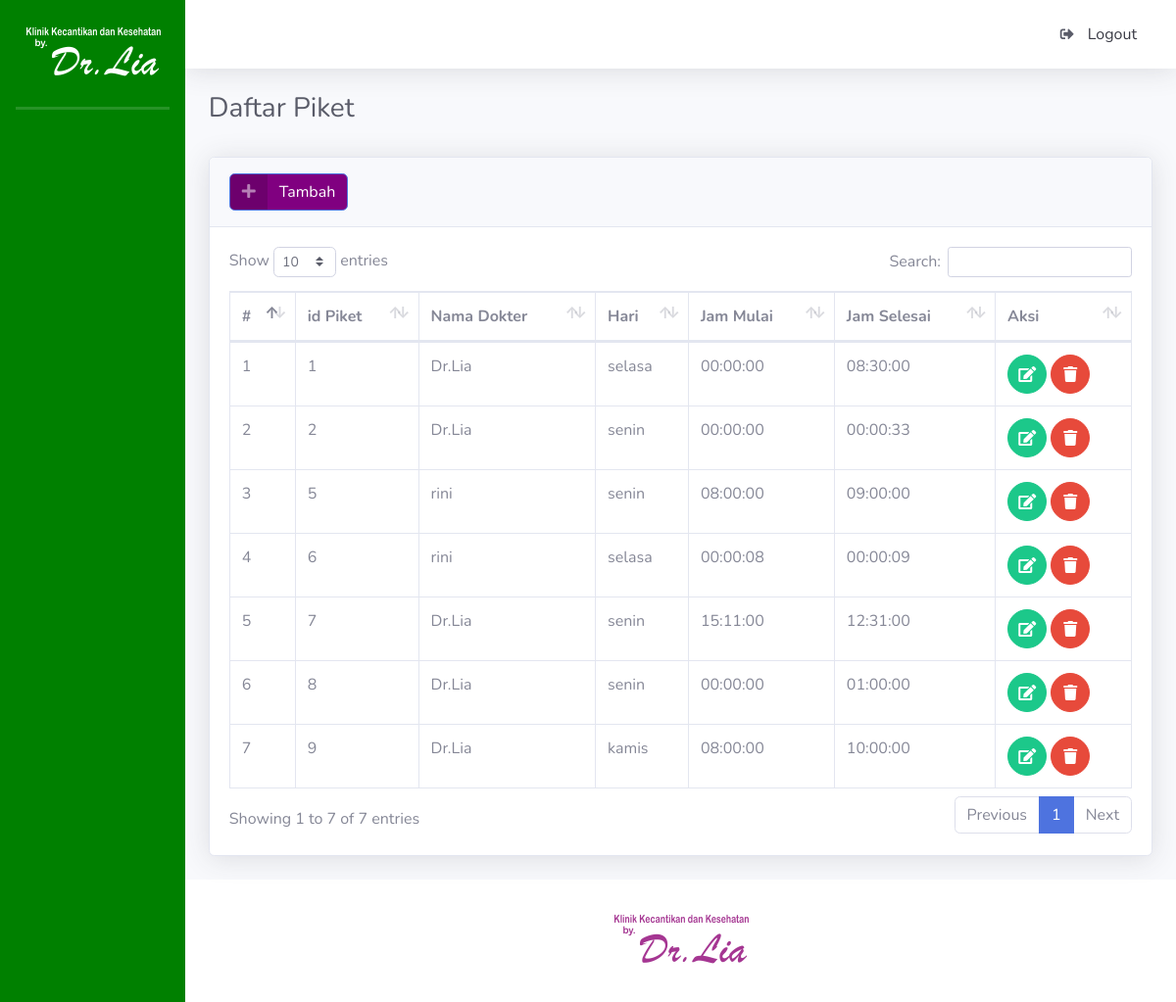
The app's page /index.php/piket, older data.
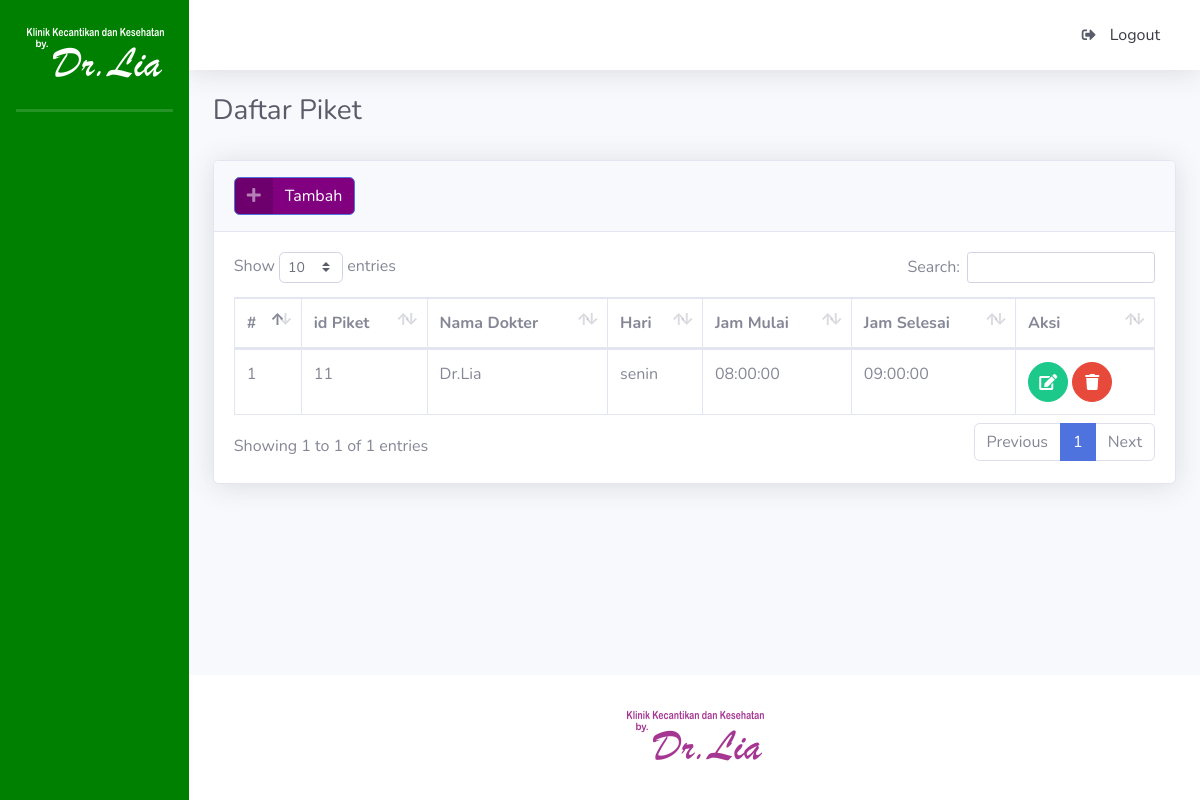
The same page, newer data.
### tables this page shows
CREATE TABLE `tb_piket` (
  `id_piket` bigint(20) NOT NULL,
  `id_dokter` bigint(20) NOT NULL,
  `hari` enum('senin','selasa','rabo','kamis','jumat') NOT NULL,
  `jam_mulai` time NOT NULL,
  `jam_selesai` time NOT NULL
);

CREATE TABLE `tb_dokter` (
  `id_dokter` bigint(20) NOT NULL,
  `nama_dokter` varchar(30) NOT NULL,
  `email_dokter` varchar(100) NOT NULL,
  `password_dokter` varchar(32) NOT NULL,
  `current_password` varchar(32) NOT NULL
);

### application/controllers/Piket.php (called while the page is built, shortened)
<?php
class Piket extends CI_Controller {
	public function index()
	{
		$this->db->join('tb_dokter', 'tb_dokter.id_dokter = tb_piket.id_dokter');
		$parser['p_semuapiket'] = $this->db->get('tb_piket')->result();
		$this->load->view('piket/v_daftar', $parser);
	}
}
?>

### index.php (called while the page is built, shortened)
<?php
require_once BASEPATH.'core/CodeIgniter.php';

### application/views/piket/v_daftar.php (the view, shortened to what this page needs)
<!DOCTYPE html>
<html lang="en">
<head>
  <link href="<?php echo base_url(); ?>tema/admin/vendor/fontawesome-free/css/all.min.css" rel="stylesheet" type="text/css">
  <link href="<?php echo base_url(); ?>tema/admin/vendor/datatables/dataTables.bootstrap4.min.css" rel="stylesheet">
   <link href="<?php echo base_url(); ?>tema/admin/css/sb-admin-2.min.css" rel="stylesheet">
  <link href="vendor/datatables/dataTables.bootstrap4.min.css" rel="stylesheet">
</head>
<body id="page-top">
  <div id="wrapper">
    <div id="content-wrapper" class="d-flex flex-column">
      <div id="content">
        <div class="container-fluid">
          <h1 class="h3 mb-2 text-gray-800">Daftar Piket</h1>
          <br>
          <div class="card shadow mb-4">
            <div class="card-header py-3">
              <h6 class="m-0 font-weight-bold text-primary">
                <a style="background-color: purple; "href="<?php echo site_url('piket/tambah'); ?>" class="btn btn-primary btn-icon-split">
                    <span class="icon text-white-50">
                      <i class="fas fa-plus"></i>
                    </span>
                    <span class="text">Tambah</span>
                  </a>
              </h6>
            </div>
            <div class="card-body">
              <div class="table-responsive">
                <table class="table table-bordered" id="dataTable" width="100%" cellspacing="0">
                  <thead>
                    <tr>
                     <th>#</th>
                      <th>id Piket</th>
                      <th>Nama Dokter</th>
                      <th>Hari</th>
                      <th>Jam Mulai</th>
                      <th>Jam Selesai</th>
                      <th>Aksi</th>
                    </tr>
                  </thead>
                  <tbody>
                   <?php if(count($p_semuapiket) > 0) { ?>
      <?php $no = 1; ?>
      <?php foreach ($p_semuapiket as $data) { ?>
      <tr>
        <td><?php echo $no++; ?></td>
        <td><?php echo $data->id_piket; ?></td>
        <td><?php echo $data->nama_dokter; ?></td>
        <td><?php echo $data->hari; ?></td>
        <td><?php echo $data->jam_mulai; ?></td>
        <td><?php echo $data->jam_selesai; ?></td>
        <td>
          <a href="<?php echo site_url('piket/edit/' . $data->id_piket); ?>" class="btn btn-success btn-circle">
                    <i class="fas fa-edit"></i>
                  </a>
           <a href="<?php echo site_url('piket/proses_hapus/' . $data->id_piket); ?>" class="btn btn-danger btn-circle">
                    <i class="fas fa-trash"></i>
                  </a>
        </td>
      </tr>
      <?php } ?>
      <?php } else { ?>
      <tr>
        <td colspan="4">Tidak ada piket</td>
      </tr>
      <?php } ?>
                  </tbody>
                </table>
              </div>
            </div>
          </div>
        </div>
      </div>

Row changes from the older to the newer data that the page shows:
removed tb_piket: id_piket "1", id_dokter.nama_dokter "Dr.Lia", hari "selasa", jam_mulai "00:00:00", jam_selesai "08:30:00"
removed tb_piket: id_piket "2", id_dokter.nama_dokter "Dr.Lia", hari "senin", jam_mulai "00:00:00", jam_selesai "00:00:33"
removed tb_piket: id_piket "5", id_dokter.nama_dokter "rini", hari "senin", jam_mulai "08:00:00", jam_selesai "09:00:00"
removed tb_piket: id_piket "6", id_dokter.nama_dokter "rini", hari "selasa", jam_mulai "00:00:08", jam_selesai "00:00:09"
removed tb_piket: id_piket "7", id_dokter.nama_dokter "Dr.Lia", hari "senin", jam_mulai "15:11:00", jam_selesai "12:31:00"
removed tb_piket: id_piket "8", id_dokter.nama_dokter "Dr.Lia", hari "senin", jam_mulai "00:00:00", jam_selesai "01:00:00"
removed tb_piket: id_piket "9", id_dokter.nama_dokter "Dr.Lia", hari "kamis", jam_mulai "08:00:00", jam_selesai "10:00:00"
added tb_piket: id_piket "11", id_dokter.nama_dokter "Dr.Lia", hari "senin", jam_mulai "08:00:00", jam_selesai "09:00:00"
Text that changed along with them:
text written by a page script: "Show entries Search: Showing 1 to 7 of 7 entries Previous 1 Next" → "Show entries Search: Showing 1 to 1 of 1 entries Previous 1 Next"
